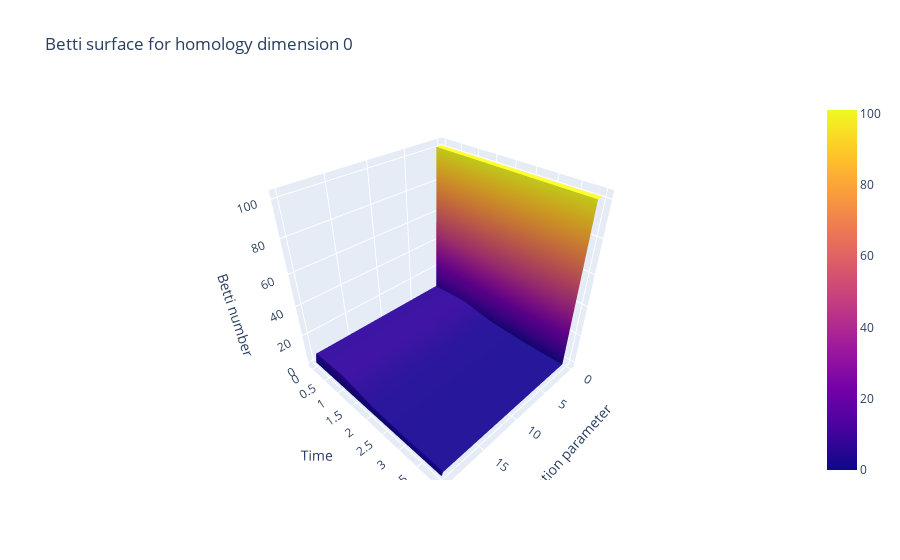
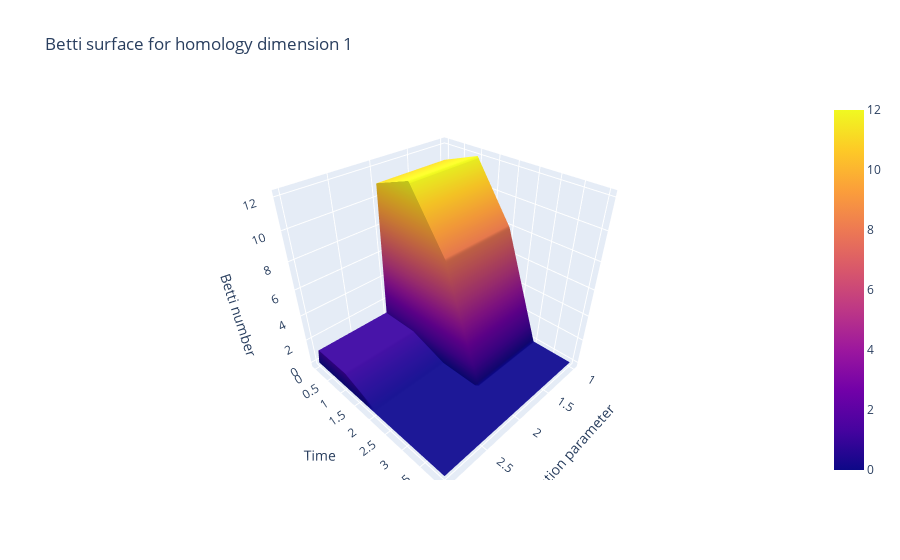

Write notebook code for charts like these, in order.
### Code cell
vs.betti_plot_layers((0, 1), x)

### Figure 1 — Plotly figure (JSON) as saved in the notebook; plotly's stock layout.template omitted (floating-point values rounded to 4 significant figures; data arrays with more than 128 entries replaced by an {"elided": "..."} marker saying what was removed)
{"data": [{"connectgaps": true, "hoverinfo": "none", "type": "surface", "x": [0, 0.202, 0.404, 0.6061, 0.8081, 1.01, 1.212, 1.414, 1.616, 1.818, 2.02, 2.222, 2.424, 2.626, 2.828, 3.03, 3.232, 3.434, 3.636, 3.838, 4.04, 4.242, 4.444, 4.646, 4.848, 5.051, 5.253, 5.455, 5.657, 5.859, 6.061, 6.263, 6.465, 6.667, 6.869, 7.071, 7.273, 7.475, 7.677, 7.879, 8.081, 8.283, 8.485, 8.687, 8.889, 9.091, 9.293, 9.495, 9.697, 9.899, 10.1, 10.3, 10.51, 10.71, 10.91, 11.11, 11.31, 11.52, 11.72, 11.92, 12.12, 12.32, 12.53, 12.73, 12.93, 13.13, 13.33, 13.54, 13.74, 13.94, 14.14, 14.34, 14.55, 14.75, 14.95, 15.15, 15.35, 15.56, 15.76, 15.96, 16.16, 16.36, 16.57, 16.77, 16.97, 17.17, 17.37, 17.58, 17.78, 17.98, 18.18, 18.38, 18.59, 18.79, 18.99, 19.19, 19.39, 19.6, 19.8, 20], "y": [0, 1, 2, 3, 4], "z": {"elided": "5x100 int values"}}], "layout": {"scene": {"xaxis": {"exponentformat": "e", "showexponent": "all", "title": {"text": "Filtration parameter"}, "type": "linear"}, "yaxis": {"exponentformat": "e", "showexponent": "all", "title": {"text": "Time"}, "type": "linear"}, "zaxis": {"exponentformat": "e", "showexponent": "all", "title": {"text": "Betti number"}, "type": "linear"}}, "title": {"text": "Betti surface for homology dimension 0"}}}

### Figure 2 — Plotly figure (JSON) as saved in the notebook; plotly's stock layout.template omitted (floating-point values rounded to 4 significant figures; data arrays with more than 128 entries replaced by an {"elided": "..."} marker saying what was removed)
{"data": [{"connectgaps": true, "hoverinfo": "none", "type": "surface", "x": [1, 1.02, 1.04, 1.061, 1.081, 1.101, 1.121, 1.141, 1.162, 1.182, 1.202, 1.222, 1.242, 1.263, 1.283, 1.303, 1.323, 1.343, 1.364, 1.384, 1.404, 1.424, 1.444, 1.465, 1.485, 1.505, 1.525, 1.545, 1.566, 1.586, 1.606, 1.626, 1.646, 1.667, 1.687, 1.707, 1.727, 1.747, 1.768, 1.788, 1.808, 1.828, 1.848, 1.869, 1.889, 1.909, 1.929, 1.949, 1.97, 1.99, 2.01, 2.03, 2.051, 2.071, 2.091, 2.111, 2.131, 2.152, 2.172, 2.192, 2.212, 2.232, 2.253, 2.273, 2.293, 2.313, 2.333, 2.354, 2.374, 2.394, 2.414, 2.434, 2.455, 2.475, 2.495, 2.515, 2.535, 2.556, 2.576, 2.596, 2.616, 2.636, 2.657, 2.677, 2.697, 2.717, 2.737, 2.758, 2.778, 2.798, 2.818, 2.838, 2.859, 2.879, 2.899, 2.919, 2.939, 2.96, 2.98, 3], "y": [0, 1, 2, 3, 4], "z": {"elided": "5x100 int values"}}], "layout": {"scene": {"xaxis": {"exponentformat": "e", "showexponent": "all", "title": {"text": "Filtration parameter"}, "type": "linear"}, "yaxis": {"exponentformat": "e", "showexponent": "all", "title": {"text": "Time"}, "type": "linear"}, "zaxis": {"exponentformat": "e", "showexponent": "all", "title": {"text": "Betti number"}, "type": "linear"}}, "title": {"text": "Betti surface for homology dimension 1"}}}
